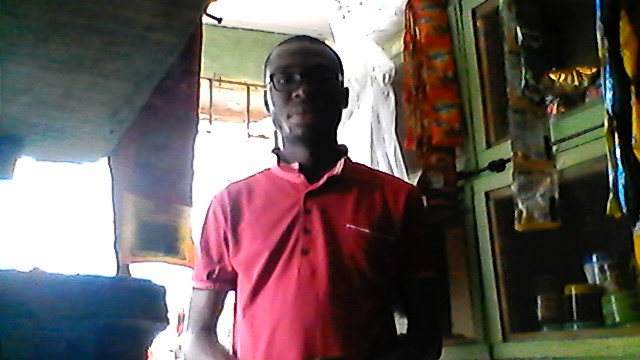
#> input picture Open cv project/1.4 in reader opencv/Fourier Transform/chidalu.jpg, 640 x 360 px
$ python 'Fourier Transform in opencv.py'
#> lines starting #> are read from the running program, lines starting #| are printed output that depends on the picture
import cv2
import numpy as np

img_gray=cv2.imread('chidalu.jpg',cv2.IMREAD_GRAYSCALE); #image read in grayscale
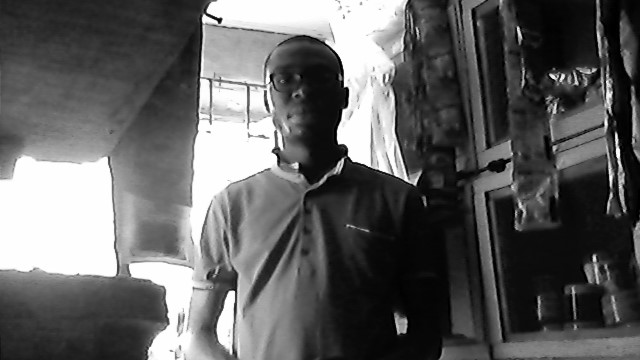
#> img_gray: shape (360, 640); min 0, max 255, mean 96.1

ft=cv2.dft(np.float32(img_gray),flags=cv2.DFT_COMPLEX_OUTPUT); #find frequency transform of image
ft_shift=np.fft.fftshift(ft); #frequency shift

magnitude=20*np.log(cv2.magnitude(ft_shift[:,:,0],ft_shift[:,:,1]));
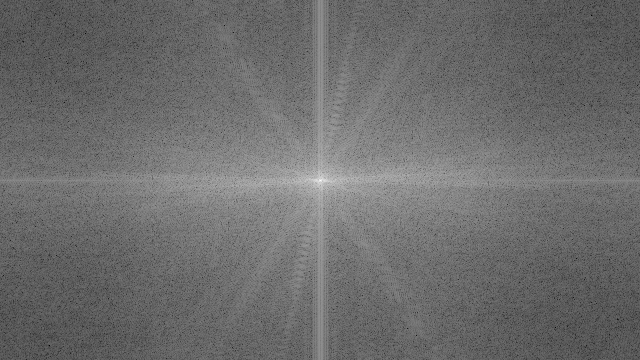
#> magnitude: shape (360, 640) float32; min 19.87, max 338.3, mean 155.9; drawn with min black and max white

#===>low pass filter i fourier transform in opencv


cv2.imshow('Frequency',magnitude); #image show

if cv2.waitKey(0)&0xFF==ord('q'):
#> (key q is pressed here)
    cv2.destroyWindow(); #destroy window
